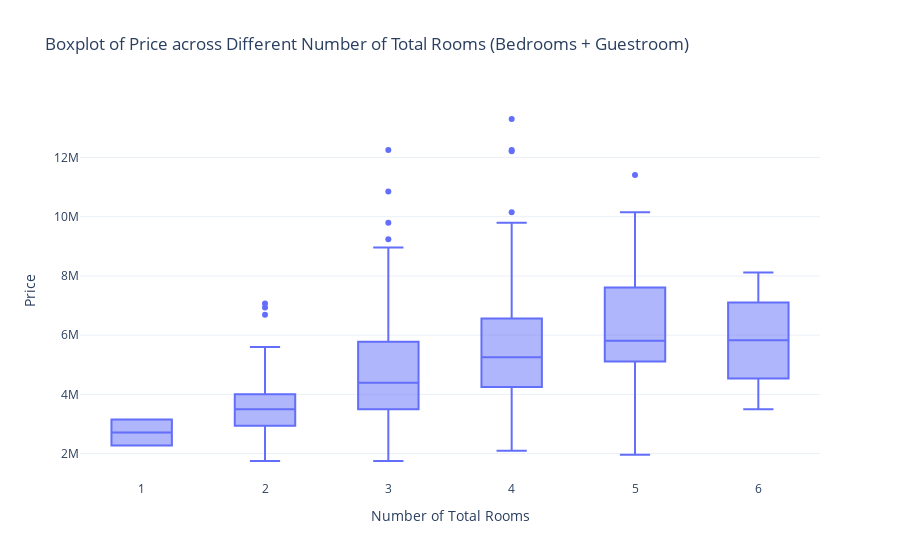

This figure's notebook cell:
### Markdown cell above
## Boxplot (Price across Number of Total Rooms)

### Code cell
boxplot_fig = px.box(house_df_bool, x='total_rooms', y='price',
                     title='Boxplot of Price across Different Number of Total Rooms (Bedrooms + Guestroom)',
                     labels={'total_rooms': 'Number of Total Rooms', 'price': 'Price'},
                     template='plotly_white')

boxplot_fig.show()
boxplot_fig.write_html("total_rooms_price_box.html")

### Figure 1 — Plotly figure (JSON) as saved in the notebook; plotly's stock layout.template omitted (floating-point values rounded to 4 significant figures; data arrays with more than 128 entries replaced by an {"elided": "..."} marker saying what was removed)
{"data": [{"alignmentgroup": "True", "hovertemplate": "Number of Total Rooms=%{x}<br>Price=%{y}<extra></extra>", "legendgroup": "", "marker": {"color": "#636efa"}, "name": "", "notched": false, "offsetgroup": "", "orientation": "v", "showlegend": false, "type": "box", "x": {"elided": "545 int values"}, "x0": " ", "xaxis": "x", "y": {"elided": "545 int values"}, "y0": " ", "yaxis": "y"}], "layout": {"boxmode": "group", "legend": {"tracegroupgap": 0}, "title": {"text": "Boxplot of Price across Different Number of Total Rooms (Bedrooms + Guestroom)"}, "xaxis": {"anchor": "y", "domain": [0, 1], "title": {"text": "Number of Total Rooms"}}, "yaxis": {"anchor": "x", "domain": [0, 1], "title": {"text": "Price"}}}}
